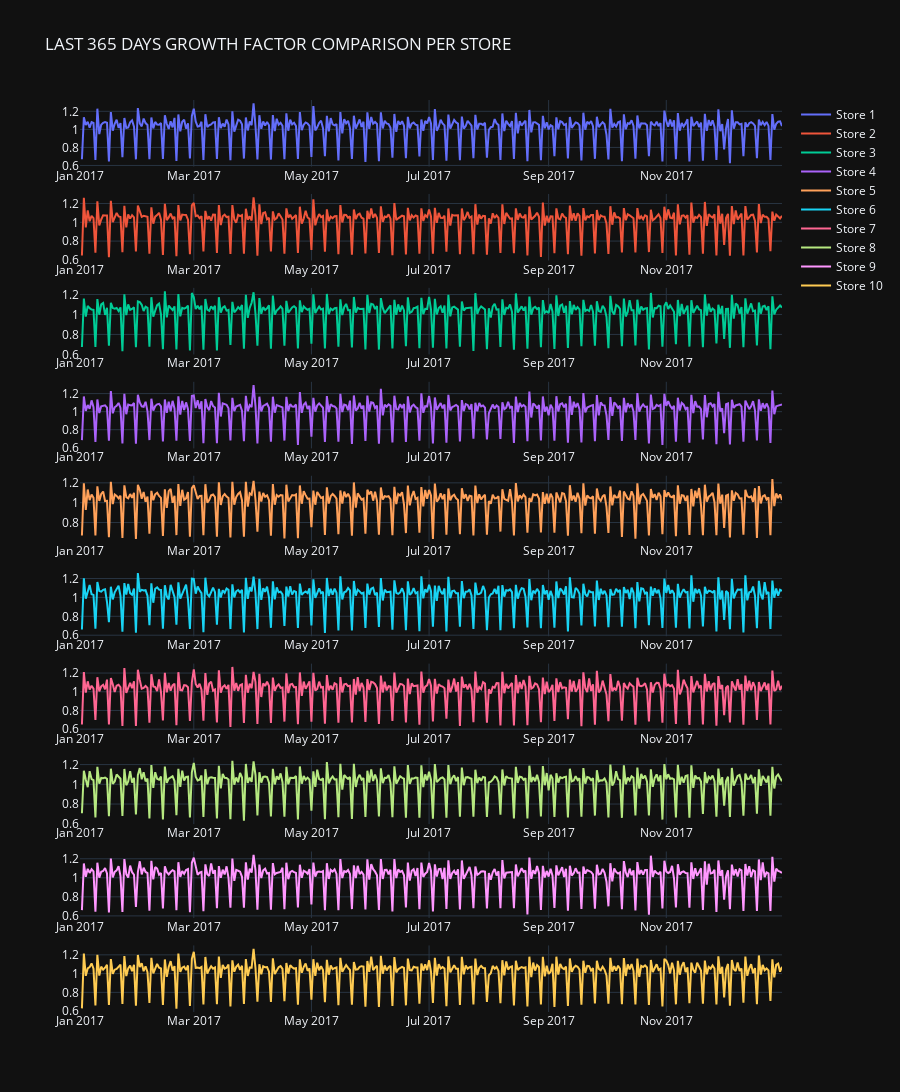

The notebook cell this image was saved under:
### Code cell
fig = make_subplots(10,1)

for i in range(1,11):
    store_num = gf_data[gf_data['store'] ==(i)].groupby('date')['sales'].sum()[-365:]
    fig.add_trace(go.Scatter(x=store_num.index, y=(store_num.values/ store_num.shift()),
                             name = ('Store ' + str(i))), row=i, col=1)

fig.update_layout(title='LAST 365 DAYS GROWTH FACTOR COMPARISON PER STORE', template='plotly_dark', height=1500)
fig.show()

### Figure 1 — Plotly figure (JSON) as saved in the notebook; plotly's stock layout.template omitted (floating-point values rounded to 4 significant figures; data arrays with more than 128 entries replaced by an {"elided": "..."} marker saying what was removed)
{"data": [{"name": "Store 1", "type": "scatter", "x": {"elided": "365 str values"}, "xaxis": "x", "y": {"elided": "365 float values"}, "yaxis": "y"}, {"name": "Store 2", "type": "scatter", "x": {"elided": "365 str values"}, "xaxis": "x2", "y": {"elided": "365 float values"}, "yaxis": "y2"}, {"name": "Store 3", "type": "scatter", "x": {"elided": "365 str values"}, "xaxis": "x3", "y": {"elided": "365 float values"}, "yaxis": "y3"}, {"name": "Store 4", "type": "scatter", "x": {"elided": "365 str values"}, "xaxis": "x4", "y": {"elided": "365 float values"}, "yaxis": "y4"}, {"name": "Store 5", "type": "scatter", "x": {"elided": "365 str values"}, "xaxis": "x5", "y": {"elided": "365 float values"}, "yaxis": "y5"}, {"name": "Store 6", "type": "scatter", "x": {"elided": "365 str values"}, "xaxis": "x6", "y": {"elided": "365 float values"}, "yaxis": "y6"}, {"name": "Store 7", "type": "scatter", "x": {"elided": "365 str values"}, "xaxis": "x7", "y": {"elided": "365 float values"}, "yaxis": "y7"}, {"name": "Store 8", "type": "scatter", "x": {"elided": "365 str values"}, "xaxis": "x8", "y": {"elided": "365 float values"}, "yaxis": "y8"}, {"name": "Store 9", "type": "scatter", "x": {"elided": "365 str values"}, "xaxis": "x9", "y": {"elided": "365 float values"}, "yaxis": "y9"}, {"name": "Store 10", "type": "scatter", "x": {"elided": "365 str values"}, "xaxis": "x10", "y": {"elided": "365 float values"}, "yaxis": "y10"}], "layout": {"height": 1500, "title": {"text": "LAST 365 DAYS GROWTH FACTOR COMPARISON PER STORE"}, "xaxis": {"anchor": "y", "domain": [0, 1]}, "xaxis10": {"anchor": "y10", "domain": [0, 1]}, "xaxis2": {"anchor": "y2", "domain": [0, 1]}, "xaxis3": {"anchor": "y3", "domain": [0, 1]}, "xaxis4": {"anchor": "y4", "domain": [0, 1]}, "xaxis5": {"anchor": "y5", "domain": [0, 1]}, "xaxis6": {"anchor": "y6", "domain": [0, 1]}, "xaxis7": {"anchor": "y7", "domain": [0, 1]}, "xaxis8": {"anchor": "y8", "domain": [0, 1]}, "xaxis9": {"anchor": "y9", "domain": [0, 1]}, "yaxis": {"anchor": "x", "domain": [0.927, 1.0]}, "yaxis10": {"anchor": "x10", "domain": [0, 0.073]}, "yaxis2": {"anchor": "x2", "domain": [0.824, 0.897]}, "yaxis3": {"anchor": "x3", "domain": [0.721, 0.794]}, "yaxis4": {"anchor": "x4", "domain": [0.618, 0.691]}, "yaxis5": {"anchor": "x5", "domain": [0.515, 0.588]}, "yaxis6": {"anchor": "x6", "domain": [0.412, 0.485]}, "yaxis7": {"anchor": "x7", "domain": [0.309, 0.382]}, "yaxis8": {"anchor": "x8", "domain": [0.206, 0.279]}, "yaxis9": {"anchor": "x9", "domain": [0.103, 0.176]}}}
